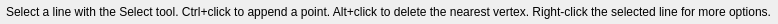
<?xml version="1.0" encoding="UTF-8"?>
<ui version="4.0">
 <class>PenToolOptions_Widget</class>
 <widget class="QWidget" name="PenToolOptions_Widget">
  <property name="geometry">
   <rect>
    <x>0</x>
    <y>0</y>
    <width>640</width>
    <height>24</height>
   </rect>
  </property>
  <layout class="QHBoxLayout" name="horizontalLayout">
   <property name="leftMargin">
    <number>6</number>
   </property>
   <property name="topMargin">
    <number>2</number>
   </property>
   <property name="rightMargin">
    <number>6</number>
   </property>
   <property name="bottomMargin">
    <number>2</number>
   </property>
   <item>
    <widget class="QLabel" name="instruction_label">
     <property name="text">
      <string>Select a line with the Select tool. Ctrl+click to append a point. Alt+click to delete the nearest vertex. Right-click the selected line for more options.</string>
     </property>
     <property name="wordWrap">
      <bool>false</bool>
     </property>
    </widget>
   </item>
   <item>
    <spacer name="horizontalSpacer">
     <property name="orientation">
      <enum>Qt::Orientation::Horizontal</enum>
     </property>
     <property name="sizeHint" stdset="0">
      <size>
       <width>40</width>
       <height>20</height>
      </size>
     </property>
    </spacer>
   </item>
  </layout>
 </widget>
 <resources/>
 <connections/>
</ui>
